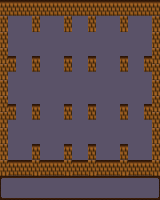

Below is a game level as drawn by its tile map, then a one-line description and the .tmx file that defines it, in full:
An orthogonal 20x25 tile map with 8x8 px tiles, 1 tile layer (Capa de Patrones 1).

<map version="1.2" tiledversion="1.2.4" orientation="orthogonal" renderorder="right-down" width="20" height="25" tilewidth="8" tileheight="8" infinite="0" nextlayerid="3" nextobjectid="1">
 <tileset firstgid="1" name="tiles32_32" tilewidth="8" tileheight="8" tilecount="32" columns="4">
  <image source="tiles32_32.png" width="32" height="64" />
 </tileset>
 <layer id="2" name="Capa de Patrones 1" width="20" height="25">
  <data encoding="csv">
17,17,17,17,17,17,17,17,17,17,17,17,17,17,17,17,17,17,17,17,
21,21,21,21,21,21,21,21,21,21,21,21,21,21,21,21,21,21,21,21,
18,2,2,2,18,2,2,2,18,2,2,18,2,2,2,18,2,2,2,18,
22,2,2,2,22,2,2,2,22,2,2,22,2,2,2,22,2,2,2,22,
18,2,2,2,2,2,2,2,2,2,2,2,2,2,2,2,2,2,2,18,
22,2,2,2,2,2,2,2,2,2,2,2,2,2,2,2,2,2,2,22,
18,2,2,2,2,2,2,2,2,2,2,2,2,2,2,2,2,2,2,18,
22,17,2,2,17,2,2,2,17,2,2,17,2,2,2,17,2,2,17,22,
18,21,2,2,21,2,2,2,21,2,2,21,2,2,2,21,2,2,21,18,
22,2,2,2,2,2,2,2,2,2,2,2,2,2,2,2,2,2,2,22,
18,2,2,2,2,2,2,2,2,2,2,2,2,2,2,2,2,2,2,18,
22,2,2,2,2,2,2,2,2,2,2,2,2,2,2,2,2,2,2,22,
18,2,2,2,2,2,2,2,2,2,2,2,2,2,2,2,2,2,2,18,
22,17,2,2,17,2,2,2,17,2,2,17,2,2,2,17,2,2,17,22,
18,21,2,2,21,2,2,2,21,2,2,21,2,2,2,21,2,2,21,18,
22,2,2,2,2,2,2,2,2,2,2,2,2,2,2,2,2,2,2,22,
18,2,2,2,2,2,2,2,2,2,2,2,2,2,2,2,2,2,2,18,
22,2,2,2,2,2,2,2,2,2,2,2,2,2,2,2,2,2,2,22,
18,2,2,2,17,2,2,2,17,2,2,17,2,2,2,17,2,2,2,18,
22,2,2,2,21,2,2,2,21,2,2,21,2,2,2,21,2,2,2,22,
18,17,17,17,18,17,17,17,18,17,17,18,17,17,17,18,17,17,17,18,
22,21,21,21,22,21,21,21,22,21,21,22,21,21,21,22,21,21,21,22,
9,10,10,10,10,10,10,10,10,10,10,10,10,10,10,10,10,10,10,11,
16,2,2,2,2,2,2,2,2,2,2,2,2,2,2,2,2,2,2,12,
13,14,14,14,14,14,14,14,14,14,14,14,14,14,14,14,14,14,14,15
</data>
 </layer>
</map>